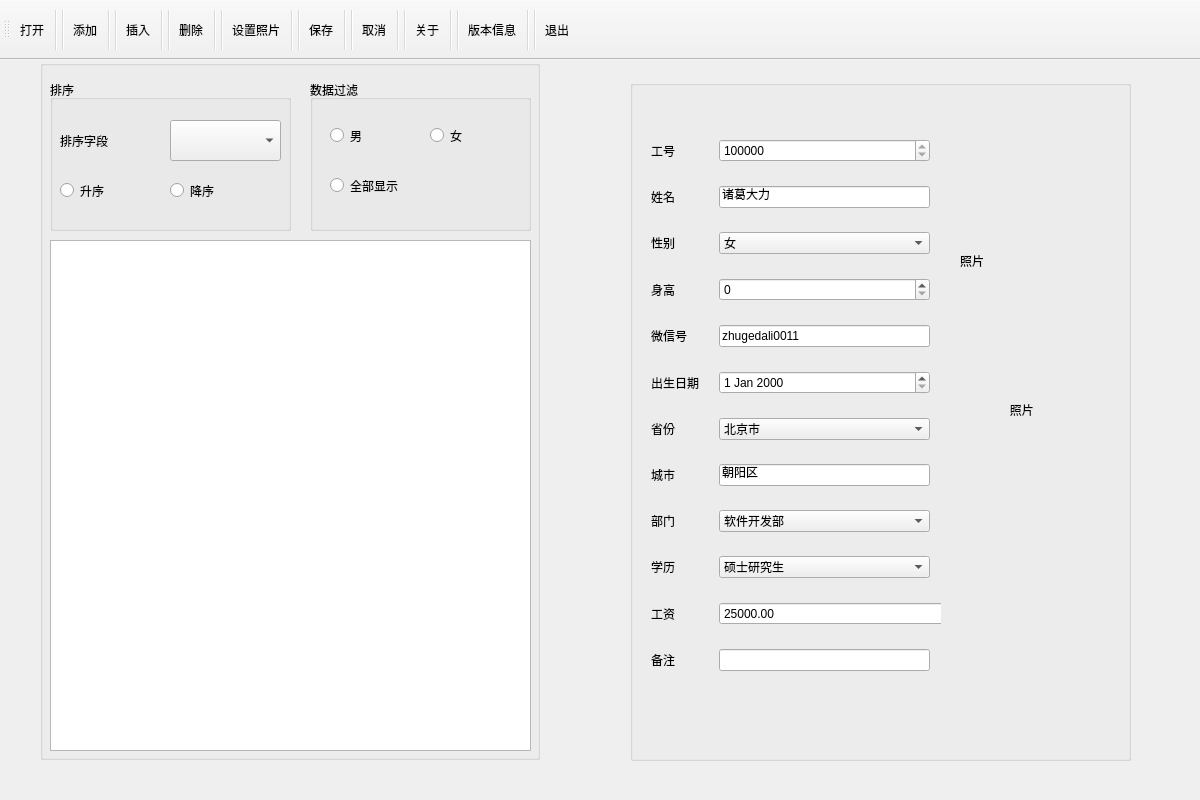
<?xml version="1.0" encoding="UTF-8"?>
<ui version="4.0">
 <class>MainWindow</class>
 <widget class="QMainWindow" name="MainWindow">
  <property name="geometry">
   <rect>
    <x>0</x>
    <y>0</y>
    <width>1200</width>
    <height>800</height>
   </rect>
  </property>
  <property name="minimumSize">
   <size>
    <width>1200</width>
    <height>800</height>
   </size>
  </property>
  <property name="windowTitle">
   <string>MainWindow</string>
  </property>
  <widget class="QWidget" name="centralWidget">
   <widget class="QGroupBox" name="groupBox">
    <property name="geometry">
     <rect>
      <x>40</x>
      <y>0</y>
      <width>500</width>
      <height>700</height>
     </rect>
    </property>
    <property name="minimumSize">
     <size>
      <width>500</width>
      <height>700</height>
     </size>
    </property>
    <property name="title">
     <string/>
    </property>
    <widget class="QTableView" name="tableView">
     <property name="geometry">
      <rect>
       <x>10</x>
       <y>180</y>
       <width>481</width>
       <height>511</height>
      </rect>
     </property>
    </widget>
    <widget class="QGroupBox" name="groupBoxSort">
     <property name="geometry">
      <rect>
       <x>10</x>
       <y>20</y>
       <width>241</width>
       <height>151</height>
      </rect>
     </property>
     <property name="title">
      <string>排序</string>
     </property>
     <widget class="QComboBox" name="ComboFile">
      <property name="geometry">
       <rect>
        <x>120</x>
        <y>40</y>
        <width>111</width>
        <height>41</height>
       </rect>
      </property>
     </widget>
     <widget class="QLabel" name="FileLabel">
      <property name="geometry">
       <rect>
        <x>10</x>
        <y>40</y>
        <width>81</width>
        <height>41</height>
       </rect>
      </property>
      <property name="text">
       <string>排序字段</string>
      </property>
     </widget>
     <widget class="QRadioButton" name="AscendBtn">
      <property name="geometry">
       <rect>
        <x>10</x>
        <y>90</y>
        <width>91</width>
        <height>41</height>
       </rect>
      </property>
      <property name="text">
       <string>升序</string>
      </property>
     </widget>
     <widget class="QRadioButton" name="DeacendBtn">
      <property name="geometry">
       <rect>
        <x>120</x>
        <y>90</y>
        <width>91</width>
        <height>41</height>
       </rect>
      </property>
      <property name="text">
       <string>降序</string>
      </property>
     </widget>
    </widget>
    <widget class="QGroupBox" name="groupBoxFillter">
     <property name="geometry">
      <rect>
       <x>270</x>
       <y>20</y>
       <width>221</width>
       <height>151</height>
      </rect>
     </property>
     <property name="title">
      <string>数据过滤</string>
     </property>
     <widget class="QRadioButton" name="ManBtn">
      <property name="geometry">
       <rect>
        <x>20</x>
        <y>40</y>
        <width>69</width>
        <height>31</height>
       </rect>
      </property>
      <property name="text">
       <string>男</string>
      </property>
     </widget>
     <widget class="QRadioButton" name="WomenBtn">
      <property name="geometry">
       <rect>
        <x>120</x>
        <y>40</y>
        <width>69</width>
        <height>31</height>
       </rect>
      </property>
      <property name="text">
       <string>女</string>
      </property>
     </widget>
     <widget class="QRadioButton" name="radioButton_3">
      <property name="geometry">
       <rect>
        <x>20</x>
        <y>90</y>
        <width>69</width>
        <height>31</height>
       </rect>
      </property>
      <property name="text">
       <string>全部显示</string>
      </property>
     </widget>
    </widget>
   </widget>
   <widget class="QGroupBox" name="groupBox_2">
    <property name="geometry">
     <rect>
      <x>630</x>
      <y>20</y>
      <width>501</width>
      <height>681</height>
     </rect>
    </property>
    <property name="minimumSize">
     <size>
      <width>500</width>
      <height>600</height>
     </size>
    </property>
    <property name="title">
     <string/>
    </property>
    <widget class="QWidget" name="gridLayoutWidget">
     <property name="geometry">
      <rect>
       <x>10</x>
       <y>30</y>
       <width>301</width>
       <height>591</height>
      </rect>
     </property>
     <layout class="QGridLayout" name="gridLayout">
      <item row="4" column="2">
       <widget class="QLineEdit" name="WechatEdit">
        <property name="text">
         <string>zhugedali0011</string>
        </property>
       </widget>
      </item>
      <item row="10" column="2">
       <widget class="QDoubleSpinBox" name="WageEdit">
        <property name="minimumSize">
         <size>
          <width>241</width>
          <height>21</height>
         </size>
        </property>
        <property name="minimum">
         <double>25000.000000000000000</double>
        </property>
        <property name="maximum">
         <double>1000000.000000000000000</double>
        </property>
       </widget>
      </item>
      <item row="1" column="2">
       <widget class="QLineEdit" name="NameEdit">
        <property name="text">
         <string>诸葛大力</string>
        </property>
       </widget>
      </item>
      <item row="6" column="2">
       <widget class="QComboBox" name="ProEdit">
        <item>
         <property name="text">
          <string>北京市</string>
         </property>
        </item>
        <item>
         <property name="text">
          <string>陕西省</string>
         </property>
        </item>
        <item>
         <property name="text">
          <string>安徽省</string>
         </property>
        </item>
        <item>
         <property name="text">
          <string>天津市</string>
         </property>
        </item>
        <item>
         <property name="text">
          <string>浙江省</string>
         </property>
        </item>
        <item>
         <property name="text">
          <string>江苏省</string>
         </property>
        </item>
        <item>
         <property name="text">
          <string>广东省</string>
         </property>
        </item>
        <item>
         <property name="text">
          <string>福建省</string>
         </property>
        </item>
        <item>
         <property name="text">
          <string>辽宁省</string>
         </property>
        </item>
       </widget>
      </item>
      <item row="5" column="1">
       <widget class="QLabel" name="DataLabel">
        <property name="text">
         <string>出生日期    </string>
        </property>
       </widget>
      </item>
      <item row="0" column="2">
       <widget class="QSpinBox" name="JobNumEdit">
        <property name="minimum">
         <number>100001</number>
        </property>
        <property name="maximum">
         <number>1000000</number>
        </property>
       </widget>
      </item>
      <item row="8" column="2">
       <widget class="QComboBox" name="DepEdit">
        <item>
         <property name="text">
          <string>软件开发部</string>
         </property>
        </item>
        <item>
         <property name="text">
          <string>硬件开发部</string>
         </property>
        </item>
        <item>
         <property name="text">
          <string>销售部</string>
         </property>
        </item>
        <item>
         <property name="text">
          <string>划水部</string>
         </property>
        </item>
       </widget>
      </item>
      <item row="3" column="2">
       <widget class="QSpinBox" name="HeightEdit"/>
      </item>
      <item row="7" column="2">
       <widget class="QLineEdit" name="CityEdit">
        <property name="text">
         <string>朝阳区</string>
        </property>
       </widget>
      </item>
      <item row="2" column="1">
       <widget class="QLabel" name="SexLabel">
        <property name="text">
         <string>性别</string>
        </property>
       </widget>
      </item>
      <item row="9" column="1">
       <widget class="QLabel" name="EduLabel">
        <property name="text">
         <string>学历</string>
        </property>
       </widget>
      </item>
      <item row="3" column="1">
       <widget class="QLabel" name="HeightLabel">
        <property name="text">
         <string>身高</string>
        </property>
       </widget>
      </item>
      <item row="8" column="1">
       <widget class="QLabel" name="DepLabel">
        <property name="text">
         <string>部门</string>
        </property>
       </widget>
      </item>
      <item row="6" column="1">
       <widget class="QLabel" name="ProLabel">
        <property name="text">
         <string>省份</string>
        </property>
       </widget>
      </item>
      <item row="5" column="2">
       <widget class="QDateEdit" name="dateEdit"/>
      </item>
      <item row="7" column="1">
       <widget class="QLabel" name="CityLabel">
        <property name="text">
         <string>城市</string>
        </property>
       </widget>
      </item>
      <item row="0" column="1">
       <widget class="QLabel" name="JobNumLabel">
        <property name="text">
         <string>工号</string>
        </property>
       </widget>
      </item>
      <item row="1" column="1">
       <widget class="QLabel" name="NameLabel">
        <property name="text">
         <string>姓名</string>
        </property>
       </widget>
      </item>
      <item row="2" column="2">
       <widget class="QComboBox" name="SexEdit">
        <item>
         <property name="text">
          <string>女</string>
         </property>
        </item>
        <item>
         <property name="text">
          <string>男</string>
         </property>
        </item>
       </widget>
      </item>
      <item row="4" column="1">
       <widget class="QLabel" name="WechatLabel">
        <property name="text">
         <string>微信号</string>
        </property>
       </widget>
      </item>
      <item row="9" column="2">
       <widget class="QComboBox" name="EduEdit">
        <item>
         <property name="text">
          <string>硕士研究生</string>
         </property>
        </item>
        <item>
         <property name="text">
          <string>博士研究生</string>
         </property>
        </item>
        <item>
         <property name="text">
          <string>本科生</string>
         </property>
        </item>
        <item>
         <property name="text">
          <string/>
         </property>
        </item>
       </widget>
      </item>
      <item row="10" column="1">
       <widget class="QLabel" name="WageLabel">
        <property name="text">
         <string>工资</string>
        </property>
       </widget>
      </item>
      <item row="11" column="1">
       <widget class="QLabel" name="NoteLabel">
        <property name="text">
         <string>备注</string>
        </property>
       </widget>
      </item>
      <item row="11" column="2">
       <widget class="QLineEdit" name="NoteEdit"/>
      </item>
     </layout>
    </widget>
    <widget class="QLabel" name="PhotoLabel">
     <property name="geometry">
      <rect>
       <x>330</x>
       <y>40</y>
       <width>161</width>
       <height>281</height>
      </rect>
     </property>
     <property name="text">
      <string>照片</string>
     </property>
    </widget>
    <widget class="QLabel" name="label">
     <property name="geometry">
      <rect>
       <x>370</x>
       <y>320</y>
       <width>71</width>
       <height>20</height>
      </rect>
     </property>
     <property name="text">
      <string>   照片</string>
     </property>
    </widget>
   </widget>
  </widget>
  <widget class="QMenuBar" name="menuBar">
   <property name="geometry">
    <rect>
     <x>0</x>
     <y>0</y>
     <width>1200</width>
     <height>17</height>
    </rect>
   </property>
  </widget>
  <widget class="QToolBar" name="mainToolBar">
   <property name="minimumSize">
    <size>
     <width>0</width>
     <height>60</height>
    </size>
   </property>
   <attribute name="toolBarArea">
    <enum>TopToolBarArea</enum>
   </attribute>
   <attribute name="toolBarBreak">
    <bool>false</bool>
   </attribute>
   <addaction name="OpenAction"/>
   <addaction name="separator"/>
   <addaction name="separator"/>
   <addaction name="AddAction"/>
   <addaction name="separator"/>
   <addaction name="separator"/>
   <addaction name="Insertaction"/>
   <addaction name="separator"/>
   <addaction name="separator"/>
   <addaction name="DeleteAction"/>
   <addaction name="separator"/>
   <addaction name="separator"/>
   <addaction name="SetPhotoAction"/>
   <addaction name="separator"/>
   <addaction name="separator"/>
   <addaction name="SaveAction"/>
   <addaction name="separator"/>
   <addaction name="separator"/>
   <addaction name="CancleAction"/>
   <addaction name="separator"/>
   <addaction name="separator"/>
   <addaction name="AboutAction"/>
   <addaction name="separator"/>
   <addaction name="separator"/>
   <addaction name="VersionAction"/>
   <addaction name="separator"/>
   <addaction name="separator"/>
   <addaction name="ExitAction"/>
  </widget>
  <action name="OpenAction">
   <property name="icon">
    <iconset theme="打开文件"/>
   </property>
   <property name="text">
    <string>打开</string>
   </property>
   <property name="toolTip">
    <string>打开数据库</string>
   </property>
   <property name="shortcut">
    <string>Ctrl+O</string>
   </property>
  </action>
  <action name="AddAction">
   <property name="text">
    <string>添加</string>
   </property>
   <property name="toolTip">
    <string>在末尾添加记录</string>
   </property>
  </action>
  <action name="Insertaction">
   <property name="text">
    <string>插入</string>
   </property>
   <property name="toolTip">
    <string>插入记录</string>
   </property>
  </action>
  <action name="DeleteAction">
   <property name="text">
    <string>删除</string>
   </property>
   <property name="toolTip">
    <string>删除一行</string>
   </property>
   <property name="shortcut">
    <string>Del</string>
   </property>
  </action>
  <action name="SetPhotoAction">
   <property name="text">
    <string>设置照片</string>
   </property>
  </action>
  <action name="SaveAction">
   <property name="text">
    <string>保存</string>
   </property>
   <property name="shortcut">
    <string>Ctrl+S</string>
   </property>
  </action>
  <action name="ExitAction">
   <property name="text">
    <string>退出</string>
   </property>
  </action>
  <action name="AboutAction">
   <property name="text">
    <string>关于</string>
   </property>
   <property name="toolTip">
    <string>联系作者</string>
   </property>
  </action>
  <action name="VersionAction">
   <property name="text">
    <string>版本信息</string>
   </property>
   <property name="toolTip">
    <string>版本信息</string>
   </property>
  </action>
  <action name="CancleAction">
   <property name="text">
    <string>取消</string>
   </property>
   <property name="toolTip">
    <string>取消所有保存</string>
   </property>
  </action>
 </widget>
 <layoutdefault spacing="6" margin="11"/>
 <resources/>
 <connections/>
</ui>
